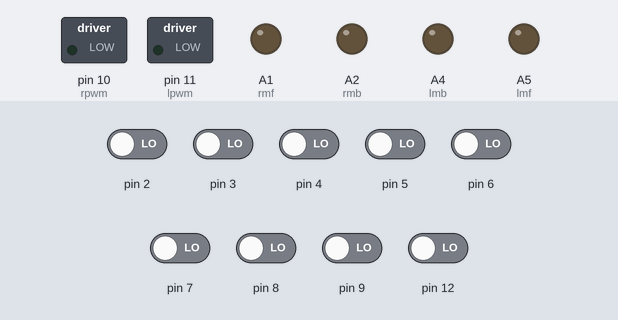
Recording of a sketch running on a simulated Arduino Uno, built with avr-gcc and run on an emulated ATmega328P. Shown: switched loads named in the sketch (green lamp = pin HIGH), output pins drawn as LEDs (lit = HIGH). The test bench sets the inputs (shaded band); at power-on: pin 2–9, pin 12 LOW.

Above: at 1.2 s.
1.3 s: pin 2 driven HIGH
At 1.6 s:
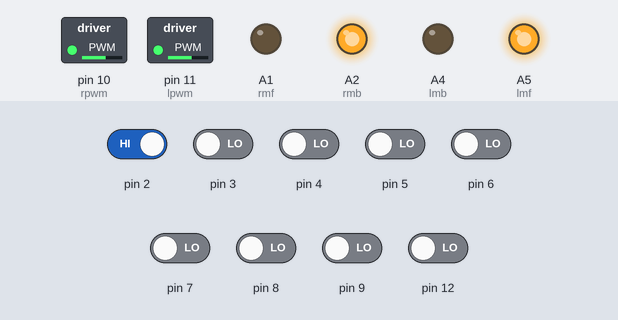
2.8 s: pin 5 driven HIGH
At 4.0 s:
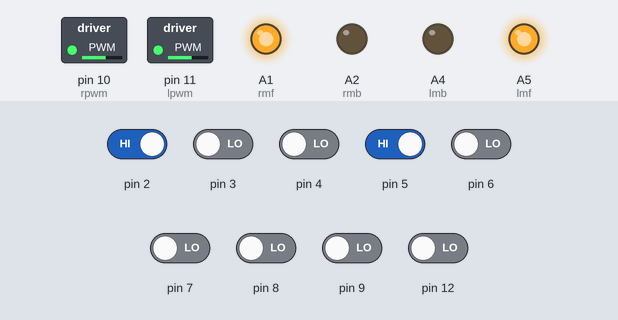
4.3 s: pin 5 driven LOW
At 5.2 s:
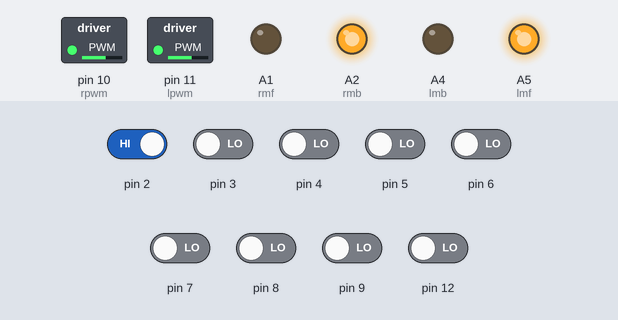
5.8 s: pin 7 driven HIGH
At 6.4 s:
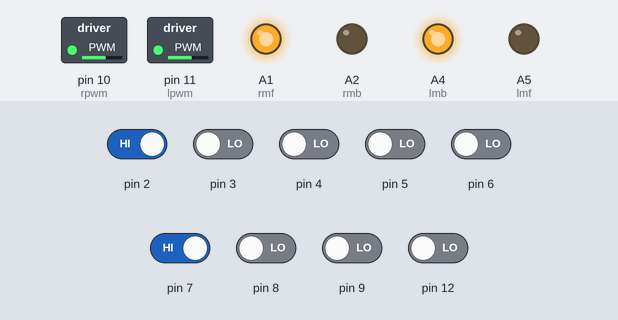
7.3 s: pin 7 driven LOW
At 7.6 s:
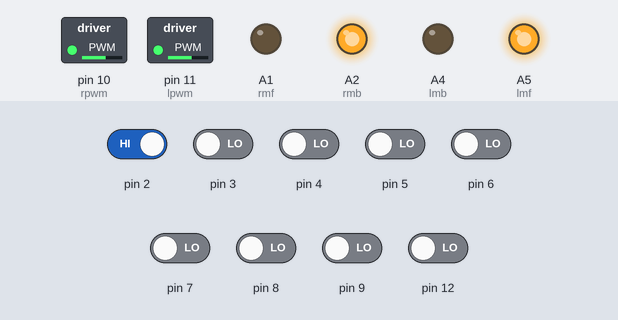
Timing chart, 0 to 9.8 s (numbered marks = the images above; inputs shaded):
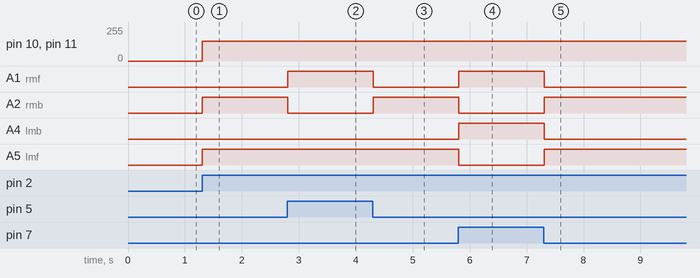

Measured:
- after the input at 1.3 s, pin 10 (rpwm), pin 11 (lpwm): 0/255 → 150/255 at once; A2 (rmb), A5 (lmf): LOW → HIGH at once
- after the input at 2.8 s, A1 (rmf): LOW → HIGH at once; A2 (rmb): HIGH → LOW at once
- after the input at 4.3 s, A1 (rmf): HIGH → LOW at once; A2 (rmb): LOW → HIGH at once
- after the input at 5.8 s, A1 (rmf), A4 (lmb): LOW → HIGH at once; A2 (rmb), A5 (lmf): HIGH → LOW at once
- after the input at 7.3 s, A1 (rmf), A4 (lmb): HIGH → LOW at once; A2 (rmb), A5 (lmf): LOW → HIGH at once

The sketch:

lfding.ino
```cpp
// Left Sensors Value Initialization
int s1 = 1; //DO ---> Pin 2
int s2 = 1;
int s3 = 1;
// Middle Sensors Value Initialization
int s4 = 1; // D3 ---> Pin 5
int s5 = 1;
// Right Sensors Value Initialization
int s6 = 1;
int s7 = 1;
int s8 = 1; // D7 ---> Pin 9
// 9th Single Sensor (For Stopping) Value Initialization
int s9 = 0;
//1 is white, no red
//0 is black, red
#define led 13 // LED pin

// Motor Speed (PWM)
int spd = 150;

// Motor Pin Declaration
// Left Motor
const int lmf = A5;
const int lmb = A4;

// Right Motor
const int rmb = A2;
const int rmf = A1;

// Speed Controller PWM Pins for Both Motors
#define lpwm 11
#define rpwm 10

// Function declarations (prototypes)
void forward();
void right();
void left();
void Stop();
void sharpRight();
void sharpLeft();

void setup() {
    // Pin 2,3,4,5,6,7,8,9 are for Sensor Array (D0, D1, D2, D3, D4, D5, D6, D7, D8), Set as INPUT
    for (int i = 2; i <= 9; i++) {
        pinMode(i, INPUT);
    }

    // Motor Pin Set for OUTPUT
    pinMode(A5, OUTPUT);
    pinMode(A4, OUTPUT);
    pinMode(A2, OUTPUT);
    pinMode(A1, OUTPUT);

    // PWM Pins as OUTPUT
    pinMode(lpwm, OUTPUT);
    pinMode(rpwm, OUTPUT);
}

void loop() {
    // Reading Sensor Array Values
    s1 = digitalRead(2);
    s2 = digitalRead(3);
    s3 = digitalRead(4);
    s4 = digitalRead(5);
    s5 = digitalRead(6);
    s6 = digitalRead(7);
    s7 = digitalRead(8);
    s8 = digitalRead(9);

    // Reading Extra 9th Sensor Value
    s9 = digitalRead(12);

    // Sharp Right Turn (all right sensors detect the line)
    if (s6 == 1 && s7 == 1 && s8 == 1) {
        sharpRight();  // Custom function for sharp right turns
        digitalWrite(led, LOW);
    }

    // Sharp Left Turn (all left sensors detect the line)
    else if (s1 == 1 && s2 == 1 && s3 == 1) {
        sharpLeft();  // Custom function for sharp left turns
        digitalWrite(led, LOW);
    }

    // Forward
    else if (s4 == 1 || s5 == 1) {
        forward();
        digitalWrite(led, LOW);
    }

    // Right
    else if (s6 == 1 || s7 == 1 || s8 == 1) {
        right();
        digitalWrite(led, LOW);
    }

    // Left
    else if (s1 == 1 || s2 == 1 || s3 == 1) {
        left();
        digitalWrite(led, LOW);
    }

    // Stop the robot if all sensors detect the line (all sensors are 0)
    if (s1 == 1 && s2 == 1 && s3 == 1 && s4 == 1 && s5 == 1 && s6 == 1 && s7 == 1 && s8 == 1) {
        Stop();
    }
}


void forward() {
    analogWrite(lpwm, spd);
    analogWrite(rpwm, spd);
    digitalWrite(rmf, HIGH);
    digitalWrite(rmb, LOW);
    digitalWrite(lmf, HIGH);
    digitalWrite(lmb, LOW);
    delay(10);
}

void left() {
    analogWrite(lpwm, spd);
    analogWrite(rpwm, spd);
    digitalWrite(rmf, LOW);
    digitalWrite(rmb, HIGH);
    digitalWrite(lmf, HIGH);
    digitalWrite(lmb, LOW);
    delay(10);
}

void right() {
    analogWrite(lpwm, spd);
    analogWrite(rpwm, spd);
    digitalWrite(rmf, HIGH);
    digitalWrite(rmb, LOW);
    digitalWrite(lmf, LOW);
    digitalWrite(lmb, HIGH);
    delay(10);
}

void Stop() {
    analogWrite(lpwm, spd);
    analogWrite(rpwm, spd);
    digitalWrite(rmf, LOW);
    digitalWrite(rmb, LOW);
    digitalWrite(lmf, LOW);
    digitalWrite(lmb, LOW);
    digitalWrite(led, HIGH); // Turn on LED when stopping
}

void sharpRight() {
    // Right motor moves forward, left motor moves backward for a sharp right pivot
    analogWrite(lpwm, spd);  // Adjust speed if needed
    analogWrite(rpwm, spd);
    digitalWrite(rmf, HIGH);
    digitalWrite(rmb, LOW);  // Right motor forward
    digitalWrite(lmf, LOW);  // Left motor backward
    digitalWrite(lmb, HIGH);
    delay(100);  // Adjust delay for desired sharpness of turn
}

void sharpLeft() {
    // Left motor moves forward, right motor moves backward for a sharp left pivot
    analogWrite(lpwm, spd);  // Adjust speed if needed
    analogWrite(rpwm, spd);
    digitalWrite(rmf, LOW);  // Right motor backward
    digitalWrite(rmb, HIGH);
    digitalWrite(lmf, HIGH); // Left motor forward
    digitalWrite(lmb, LOW);
    delay(100);  // Adjust delay for desired sharpness of turn
}
```
